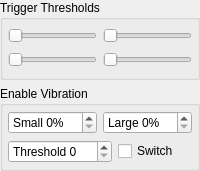
              <widget class="QWidget" name="pad_page">
               <layout class="QVBoxLayout" name="pad_page_layout">
                <property name="leftMargin">
                 <number>0</number>
                </property>
                <property name="topMargin">
                 <number>0</number>
                </property>
                <property name="rightMargin">
                 <number>0</number>
                </property>
                <property name="bottomMargin">
                 <number>0</number>
                </property>
                <item>
                 <widget class="QGroupBox" name="gb_triggers">
                  <property name="minimumSize">
                   <size>
                    <width>0</width>
                    <height>80</height>
                   </size>
                  </property>
                  <property name="title">
                   <string>Trigger Thresholds</string>
                  </property>
                  <layout class="QHBoxLayout" name="gb_triggers_layout">
                   <property name="leftMargin">
                    <number>5</number>
                   </property>
                   <property name="topMargin">
                    <number>5</number>
                   </property>
                   <property name="rightMargin">
                    <number>5</number>
                   </property>
                   <property name="bottomMargin">
                    <number>5</number>
                   </property>
                   <item>
                    <layout class="QVBoxLayout" name="gb_trigger_left">
                     <item>
                      <widget class="QSlider" name="slider_trigger_left">
                       <property name="orientation">
                        <enum>Qt::Orientation::Horizontal</enum>
                       </property>
                      </widget>
                     </item>
                     <item>
                      <widget class="QSlider" name="preview_trigger_left">
                       <property name="orientation">
                        <enum>Qt::Orientation::Horizontal</enum>
                       </property>
                      </widget>
                     </item>
                    </layout>
                   </item>
                   <item>
                    <layout class="QVBoxLayout" name="gb_trigger_right">
                     <item>
                      <widget class="QSlider" name="slider_trigger_right">
                       <property name="orientation">
                        <enum>Qt::Orientation::Horizontal</enum>
                       </property>
                      </widget>
                     </item>
                     <item>
                      <widget class="QSlider" name="preview_trigger_right">
                       <property name="orientation">
                        <enum>Qt::Orientation::Horizontal</enum>
                       </property>
                      </widget>
                     </item>
                    </layout>
                   </item>
                  </layout>
                 </widget>
                </item>
                <item>
                 <widget class="QGroupBox" name="gb_vibration">
                  <property name="title">
                   <string>Enable Vibration</string>
                  </property>
                  <layout class="QVBoxLayout" name="v_layout_vibration">
                   <property name="leftMargin">
                    <number>5</number>
                   </property>
                   <property name="topMargin">
                    <number>5</number>
                   </property>
                   <property name="rightMargin">
                    <number>5</number>
                   </property>
                   <property name="bottomMargin">
                    <number>5</number>
                   </property>
                   <item>
                    <layout class="QHBoxLayout" name="h_layout_vibration_0">
                     <item>
                      <widget class="QSpinBox" name="sb_vibration_small">
                       <property name="suffix">
                        <string>%</string>
                       </property>
                       <property name="prefix">
                        <string>Small </string>
                       </property>
                      </widget>
                     </item>
                     <item>
                      <widget class="QSpinBox" name="sb_vibration_large">
                       <property name="suffix">
                        <string>%</string>
                       </property>
                       <property name="prefix">
                        <string>Large </string>
                       </property>
                      </widget>
                     </item>
                    </layout>
                   </item>
                   <item>
                    <layout class="QHBoxLayout" name="h_layout_vibration_1">
                     <item>
                      <widget class="QSpinBox" name="sb_vibration_threshold">
                       <property name="prefix">
                        <string>Threshold </string>
                       </property>
                       <property name="maximum">
                        <number>255</number>
                       </property>
                      </widget>
                     </item>
                     <item>
                      <widget class="QCheckBox" name="chb_vibration_switch">
                       <property name="text">
                        <string>Switch</string>
                       </property>
                      </widget>
                     </item>
                    </layout>
                   </item>
                  </layout>
                 </widget>
                </item>
                <item>
                 <spacer name="pad_page_spacer">
                  <property name="orientation">
                   <enum>Qt::Orientation::Vertical</enum>
                  </property>
                  <property name="sizeHint" stdset="0">
                   <size>
                    <width>0</width>
                    <height>0</height>
                   </size>
                  </property>
                 </spacer>
                </item>
               </layout>
              </widget>
